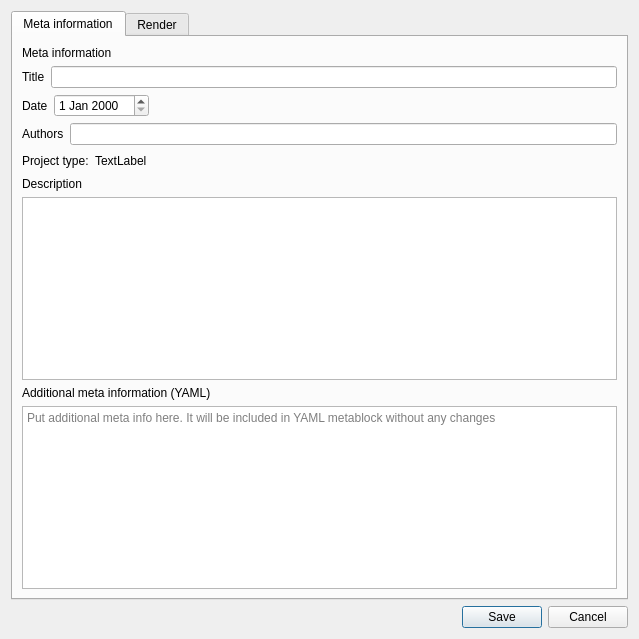
<?xml version="1.0" encoding="UTF-8"?>
<ui version="4.0">
 <class>ProjectSettingsDialog</class>
 <widget class="QDialog" name="ProjectSettingsDialog">
  <property name="geometry">
   <rect>
    <x>0</x>
    <y>0</y>
    <width>639</width>
    <height>639</height>
   </rect>
  </property>
  <property name="windowTitle">
   <string>Project settings - Manuwrite</string>
  </property>
  <layout class="QVBoxLayout" name="verticalLayout">
   <item>
    <widget class="QTabWidget" name="MainTabWidget">
     <property name="currentIndex">
      <number>0</number>
     </property>
     <widget class="QWidget" name="MetaInfoTab">
      <attribute name="title">
       <string>Meta information</string>
      </attribute>
      <layout class="QVBoxLayout" name="verticalLayout_2">
       <item>
        <layout class="QVBoxLayout" name="MetaInformationLayout">
         <item>
          <widget class="QLabel" name="MetaInfoLabel">
           <property name="text">
            <string>Meta information</string>
           </property>
          </widget>
         </item>
         <item>
          <layout class="QHBoxLayout" name="TitleLayout">
           <item>
            <widget class="QLabel" name="TitleLabel">
             <property name="text">
              <string>Title</string>
             </property>
            </widget>
           </item>
           <item>
            <widget class="QLineEdit" name="TitleLineEdit"/>
           </item>
          </layout>
         </item>
         <item>
          <layout class="QHBoxLayout" name="DateLayout">
           <item>
            <widget class="QLabel" name="DateLabel">
             <property name="text">
              <string>Date</string>
             </property>
            </widget>
           </item>
           <item>
            <widget class="QDateEdit" name="dateEdit"/>
           </item>
           <item>
            <spacer name="horizontalSpacer_2">
             <property name="orientation">
              <enum>Qt::Horizontal</enum>
             </property>
             <property name="sizeHint" stdset="0">
              <size>
               <width>40</width>
               <height>20</height>
              </size>
             </property>
            </spacer>
           </item>
          </layout>
         </item>
         <item>
          <layout class="QHBoxLayout" name="AuthorsLayout">
           <item>
            <widget class="QLabel" name="AuthorsLabel">
             <property name="text">
              <string>Authors</string>
             </property>
            </widget>
           </item>
           <item>
            <widget class="QLineEdit" name="AuthorsLineEdit"/>
           </item>
          </layout>
         </item>
         <item>
          <layout class="QHBoxLayout" name="horizontalLayout">
           <item>
            <widget class="QLabel" name="ProjectTypeLabel">
             <property name="text">
              <string>Project type:</string>
             </property>
            </widget>
           </item>
           <item>
            <widget class="QLabel" name="ProjectTypeValueLabel">
             <property name="text">
              <string>TextLabel</string>
             </property>
            </widget>
           </item>
           <item>
            <spacer name="horizontalSpacer">
             <property name="orientation">
              <enum>Qt::Horizontal</enum>
             </property>
             <property name="sizeHint" stdset="0">
              <size>
               <width>40</width>
               <height>20</height>
              </size>
             </property>
            </spacer>
           </item>
          </layout>
         </item>
         <item>
          <layout class="QVBoxLayout" name="verticalLayout_4">
           <item>
            <widget class="QLabel" name="DescriprionLabel">
             <property name="text">
              <string>Description</string>
             </property>
            </widget>
           </item>
           <item>
            <widget class="QPlainTextEdit" name="DescriptionPlainTextEdit"/>
           </item>
           <item>
            <widget class="QLabel" name="label">
             <property name="text">
              <string>Additional meta information (YAML)</string>
             </property>
            </widget>
           </item>
           <item>
            <widget class="QPlainTextEdit" name="AdditionalMetaInfoPlainTextEdit">
             <property name="placeholderText">
              <string>Put additional meta info here. It will be included in YAML metablock without any changes</string>
             </property>
            </widget>
           </item>
          </layout>
         </item>
        </layout>
       </item>
      </layout>
     </widget>
     <widget class="QWidget" name="RenderTab">
      <attribute name="title">
       <string>Render</string>
      </attribute>
      <layout class="QVBoxLayout" name="verticalLayout_3">
       <item>
        <layout class="QVBoxLayout" name="MetaInfoVerticalLayout">
         <item>
          <widget class="QLabel" name="RenderInfoLabel">
           <property name="text">
            <string>Render settings</string>
           </property>
          </widget>
         </item>
         <item>
          <layout class="QHBoxLayout" name="ChooseFilesHorizontalLayout">
           <item>
            <layout class="QVBoxLayout" name="FilesToRenderVerticalLayout">
             <item>
              <widget class="QLabel" name="FilesToRenderLabel">
               <property name="text">
                <string>Files to render</string>
               </property>
              </widget>
             </item>
             <item>
              <widget class="QListWidget" name="FilesToRenderListWidget"/>
             </item>
            </layout>
           </item>
           <item>
            <layout class="QVBoxLayout" name="ChooseFilesButtonsLayout">
             <item>
              <spacer name="verticalSpacer">
               <property name="orientation">
                <enum>Qt::Vertical</enum>
               </property>
               <property name="sizeHint" stdset="0">
                <size>
                 <width>20</width>
                 <height>40</height>
                </size>
               </property>
              </spacer>
             </item>
             <item>
              <widget class="QToolButton" name="MoveAllUpToolButton">
               <property name="text">
                <string>...</string>
               </property>
               <property name="iconSize">
                <size>
                 <width>22</width>
                 <height>22</height>
                </size>
               </property>
              </widget>
             </item>
             <item>
              <widget class="QToolButton" name="MoveUpToolButton">
               <property name="text">
                <string>...</string>
               </property>
               <property name="iconSize">
                <size>
                 <width>22</width>
                 <height>22</height>
                </size>
               </property>
              </widget>
             </item>
             <item>
              <widget class="QToolButton" name="MoveLeftToolButton">
               <property name="text">
                <string>...</string>
               </property>
               <property name="iconSize">
                <size>
                 <width>22</width>
                 <height>22</height>
                </size>
               </property>
              </widget>
             </item>
             <item>
              <widget class="QToolButton" name="MoveRightToolButton">
               <property name="text">
                <string>...</string>
               </property>
               <property name="iconSize">
                <size>
                 <width>22</width>
                 <height>22</height>
                </size>
               </property>
              </widget>
             </item>
             <item>
              <widget class="QToolButton" name="MoveDownToolButton">
               <property name="text">
                <string>...</string>
               </property>
               <property name="iconSize">
                <size>
                 <width>22</width>
                 <height>22</height>
                </size>
               </property>
              </widget>
             </item>
             <item>
              <widget class="QToolButton" name="MoveAllDownToolButton">
               <property name="text">
                <string>...</string>
               </property>
               <property name="iconSize">
                <size>
                 <width>22</width>
                 <height>22</height>
                </size>
               </property>
              </widget>
             </item>
             <item>
              <spacer name="verticalSpacer_2">
               <property name="orientation">
                <enum>Qt::Vertical</enum>
               </property>
               <property name="sizeHint" stdset="0">
                <size>
                 <width>20</width>
                 <height>40</height>
                </size>
               </property>
              </spacer>
             </item>
            </layout>
           </item>
           <item>
            <layout class="QVBoxLayout" name="AllFilesVerticalLayout">
             <item>
              <widget class="QLabel" name="AllFilesLabel">
               <property name="text">
                <string>All Markdown files in project</string>
               </property>
              </widget>
             </item>
             <item>
              <widget class="QListWidget" name="AllFilesListWidget"/>
             </item>
            </layout>
           </item>
          </layout>
         </item>
         <item>
          <layout class="QHBoxLayout" name="StyleHorizontalLayout">
           <item>
            <widget class="QLabel" name="StyleLabel">
             <property name="text">
              <string>Style</string>
             </property>
            </widget>
           </item>
           <item>
            <widget class="QComboBox" name="StyleCombobox"/>
           </item>
          </layout>
         </item>
         <item>
          <layout class="QHBoxLayout" name="RenderToHorizontalLayout">
           <item>
            <widget class="QLabel" name="RenderToLabel">
             <property name="text">
              <string>Render to</string>
             </property>
            </widget>
           </item>
           <item>
            <widget class="QComboBox" name="RenderToCombobox"/>
           </item>
          </layout>
         </item>
         <item>
          <layout class="QHBoxLayout" name="PandocCommandHorizontalLayout">
           <item>
            <widget class="QLabel" name="PandocCommandLabel">
             <property name="text">
              <string>Pandoc command</string>
             </property>
            </widget>
           </item>
           <item>
            <widget class="QPushButton" name="GeneratePandocCommandButton">
             <property name="text">
              <string>Generate pandoc command</string>
             </property>
            </widget>
           </item>
          </layout>
         </item>
         <item>
          <layout class="QHBoxLayout" name="horizontalLayout_2">
           <item>
            <widget class="QLineEdit" name="PandocCommandLineEdit">
             <property name="toolTip">
              <string>Auto generated part of the command</string>
             </property>
             <property name="placeholderText">
              <string/>
             </property>
            </widget>
           </item>
           <item>
            <widget class="QLineEdit" name="PandocCommandManualLineEdit">
             <property name="toolTip">
              <string>Manual part of the command</string>
             </property>
             <property name="placeholderText">
              <string>Add manual arguments here...</string>
             </property>
            </widget>
           </item>
          </layout>
         </item>
        </layout>
       </item>
      </layout>
     </widget>
    </widget>
   </item>
   <item>
    <widget class="QDialogButtonBox" name="buttonBox">
     <property name="orientation">
      <enum>Qt::Horizontal</enum>
     </property>
     <property name="standardButtons">
      <set>QDialogButtonBox::Cancel|QDialogButtonBox::Save</set>
     </property>
    </widget>
   </item>
  </layout>
  <action name="actionMoveToTheTop">
   <property name="text">
    <string>Move to the top</string>
   </property>
  </action>
  <action name="actionMoveUp">
   <property name="text">
    <string>Move up</string>
   </property>
  </action>
  <action name="actionMoveLeft">
   <property name="text">
    <string>Move left</string>
   </property>
  </action>
  <action name="actionMoveRight">
   <property name="text">
    <string>Move right</string>
   </property>
  </action>
  <action name="actionMoveDown">
   <property name="text">
    <string>Move down</string>
   </property>
  </action>
  <action name="actionMoveToTheBottom">
   <property name="text">
    <string>Move to the bottom</string>
   </property>
  </action>
 </widget>
 <resources/>
 <connections>
  <connection>
   <sender>buttonBox</sender>
   <signal>accepted()</signal>
   <receiver>ProjectSettingsDialog</receiver>
   <slot>accept()</slot>
   <hints>
    <hint type="sourcelabel">
     <x>248</x>
     <y>254</y>
    </hint>
    <hint type="destinationlabel">
     <x>157</x>
     <y>274</y>
    </hint>
   </hints>
  </connection>
  <connection>
   <sender>buttonBox</sender>
   <signal>rejected()</signal>
   <receiver>ProjectSettingsDialog</receiver>
   <slot>reject()</slot>
   <hints>
    <hint type="sourcelabel">
     <x>316</x>
     <y>260</y>
    </hint>
    <hint type="destinationlabel">
     <x>286</x>
     <y>274</y>
    </hint>
   </hints>
  </connection>
 </connections>
</ui>
